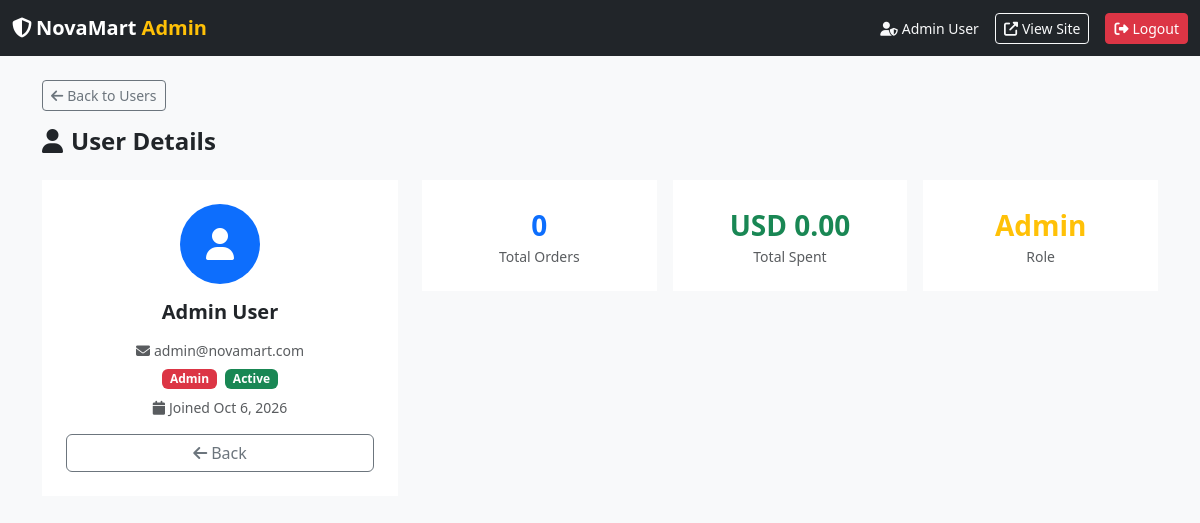
/admin/user_view.php?id=1 (signed in), run on the app's committed database.
### tables this page shows
CREATE TABLE `users` (
  `id` INT UNSIGNED AUTO_INCREMENT PRIMARY KEY,
  `name` VARCHAR(120) NOT NULL,
  `email` VARCHAR(191) NOT NULL UNIQUE,
  `password` VARCHAR(255) NOT NULL,
  `phone` VARCHAR(30) DEFAULT NULL,
  `address` TEXT DEFAULT NULL,
  `role` ENUM('customer','seller','admin') NOT NULL DEFAULT 'customer',
  `status` ENUM('active','suspended') NOT NULL DEFAULT 'active',
  `created_at` DATETIME NOT NULL DEFAULT CURRENT_TIMESTAMP,
  `updated_at` DATETIME NOT NULL DEFAULT CURRENT_TIMESTAMP ON UPDATE CURRENT_TIMESTAMP
);

### includes/functions.php (called while the page is built, shortened)
<?php
function e(string $value): string
{
    return htmlspecialchars($value, ENT_QUOTES | ENT_HTML5, 'UTF-8');
}
function formatCurrency(float $amount, ?string $currency = null): string
{
    $currency ??= defined('PAYPAL_CURRENCY') ? PAYPAL_CURRENCY : 'USD';
    return $currency . ' ' . number_format($amount, 2);
}

### admin/user_view.php (the view, shortened to what this page needs)
<?php
require_once __DIR__ . '/../config/db.php';
require_once __DIR__ . '/../includes/functions.php';
require_once __DIR__ . '/../includes/admin_navbar.php';
$userId = (int)($_GET['id'] ?? 0);
$stmt = $pdo->prepare("SELECT * FROM users WHERE id=?");
$stmt->execute([$userId]);
$user = $stmt->fetch();
$orderCount = $pdo->prepare("SELECT COUNT(*) FROM orders WHERE user_id=?");
$orderCount->execute([$userId]);
$totalOrders = (int)$orderCount->fetchColumn();
$spentStmt = $pdo->prepare("SELECT COALESCE(SUM(total_amount),0) FROM orders WHERE user_id=? AND payment_status='paid'");
$spentStmt->execute([$userId]);
$totalSpent = (float)$spentStmt->fetchColumn();
?>
<!DOCTYPE html>
<html lang="en">
<head>
  <link href="https://cdn.jsdelivr.net/npm/bootstrap@5.3.3/dist/css/bootstrap.min.css" rel="stylesheet">
  <link href="https://cdnjs.cloudflare.com/ajax/libs/font-awesome/6.5.1/css/all.min.css" rel="stylesheet">
  <link href="<?= APP_URL ?>/assets/css/admin.css" rel="stylesheet">
</head>
<body class="bg-light">
<div class="container py-4">
  <a href="<?= APP_URL ?>/admin/users.php" class="btn btn-outline-secondary btn-sm mb-3">
    <i class="fas fa-arrow-left me-1"></i>Back to Users
  </a>
  <h4 class="fw-bold mb-4"><i class="fas fa-user me-2"></i>User Details</h4>
  <div class="row g-4">
    <div class="col-lg-4">
      <div class="admin-card text-center">
        <div class="rounded-circle bg-primary text-white d-inline-flex align-items-center justify-content-center mb-3"
             style="width:80px;height:80px;font-size:2rem">
          <i class="fas fa-user"></i>
        </div>
        <h5 class="fw-bold"><?= e($user['name']) ?></h5>
        <p class="text-muted small mb-1"><i class="fas fa-envelope me-1"></i><?= e($user['email']) ?></p>
        <p class="mb-2">
          <span class="badge bg-<?= $user['role']==='admin'?'danger':($user['role']==='seller'?'success':'primary') ?>">
            <?= e(ucfirst($user['role'])) ?>
          </span>
          <span class="badge bg-<?= $user['status']==='active'?'success':'secondary' ?> ms-1">
            <?= e(ucfirst($user['status'])) ?>
          </span>
        </p>
        <p class="small text-muted mb-3">
          <i class="fas fa-calendar me-1"></i>Joined
          <?= date('M j, Y', strtotime($user['created_at'])) ?>
        </p>
        <a href="<?= APP_URL ?>/admin/users.php" class="btn btn-outline-secondary w-100">
          <i class="fas fa-arrow-left me-1"></i>Back
        </a>
      </div>
    </div>
    <div class="col-lg-8">
      <div class="row g-3 mb-4">
        <div class="col-md-4">
          <div class="admin-card text-center">
            <div class="fs-3 fw-bold text-primary"><?= $totalOrders ?></div>
            <div class="small text-muted">Total Orders</div>
          </div>
        </div>
        <div class="col-md-4">
          <div class="admin-card text-center">
            <div class="fs-3 fw-bold text-success"><?= formatCurrency($totalSpent) ?></div>
            <div class="small text-muted">Total Spent</div>
          </div>
        </div>
        <div class="col-md-4">
          <div class="admin-card text-center">
            <div class="fs-3 fw-bold text-warning"><?= $user['role'] === 'seller' ? 'Seller' : ($user['role'] === 'admin' ? 'Admin' : 'Customer') ?></div>
            <div class="small text-muted">Role</div>
          </div>
        </div>
      </div>
    </div>
  </div>
</div>
</body>
</html>

### assets/css/admin.css (style rules this page uses)
:root { --admin-sidebar-w: 260px; --admin-bg: #F1F5F9; --admin-card: #fff; --admin-primary: #4F46E5; --admin-success: #10B981; --admin-warning: #F59E0B; --admin-danger: #EF4444; --admin-info: #3B82F6; }
body { background: var(--admin-bg); }
.admin-card { background: var(--admin-card); border-radius: var(--radius-md); box-shadow: var(--shadow-sm); padding: 1.5rem; margin-bottom: 1.5rem; }
.admin-card h5 { font-weight: 700; margin-bottom: 1rem; }

### data on the page
users: name "Admin User", email "admin@novamart.com", role "Admin", status "Active", created_at "Oct 6, 2026"

### other printed values
APP_NAME "NovaMart"
$_SESSION['user']['name'] "Admin User"
$totalOrders "0"
formatCurrency($totalSpent) "USD 0.00"
